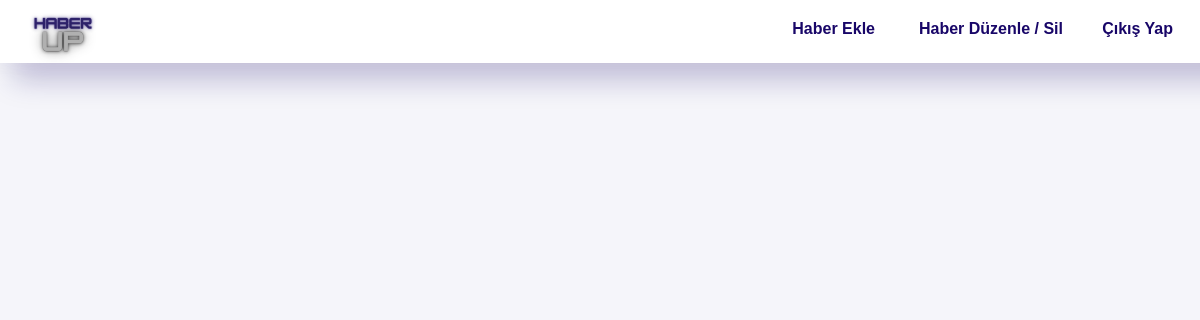
The app's page /proje/mainPage.php, older data.
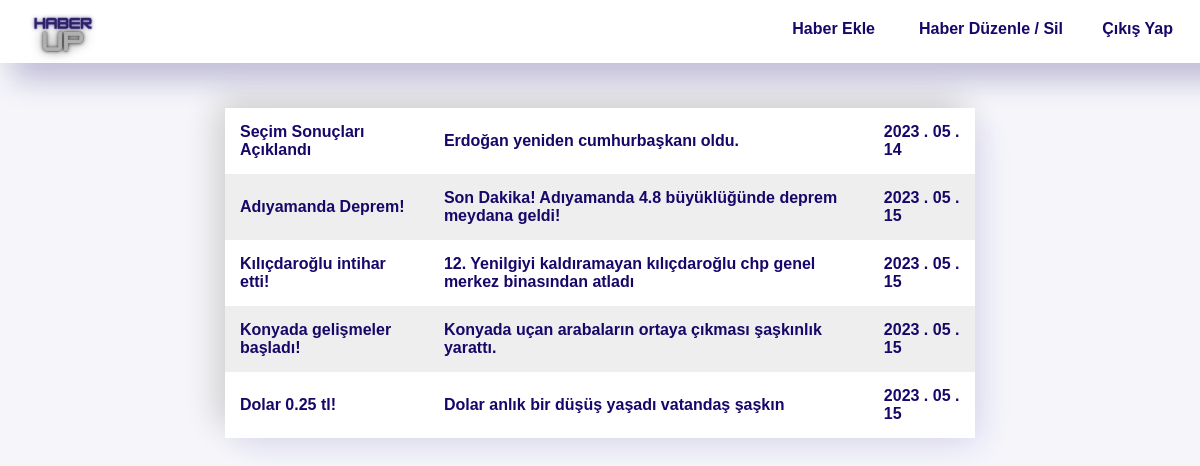
The same page, newer data.
### tables this page shows
CREATE TABLE `haberbilgileri` (
  `id` int(11) NOT NULL,
  `haber_baslik` varchar(100) NOT NULL,
  `haber` varchar(250) NOT NULL,
  `eklenme_tarihi` timestamp NOT NULL DEFAULT current_timestamp() ON UPDATE current_timestamp()
);

### proje/mainPage.php (the view, shortened to what this page needs)
<!DOCTYPE html>
<?php session_start();
    include("connectDatabase.php");
?>
<html lang="tr">
<head>
    <link rel="stylesheet" href="style.css">
</head>
<body style="background-color: #F5F5FA;" class="mainPageBody">
    <div class="menuMainBar">
    <img href="entryPage.php" class="HaberUpLogo" src="/images/HaberUpLogo.png" alt="HaberUpLogo">
        <a href="mainPage.php" class="HaberUpLogoLink"></a>
        <a href="addNew.php" class="addNew">Haber Ekle</a>
        <a href="editDelete.php" class="editDelete">Haber Düzenle / Sil</a>
        <a href="entryPage.php" class="signOut">Çıkış Yap</a>
    </div>
    <div class="main"></div>
    <table class="table table-striped" border="1" >
        <?php
            $query = $connetion->prepare("SELECT * FROM haberbilgileri");
            $query->execute();
            while ($user = $query->fetch(PDO::FETCH_ASSOC)) {
                echo "<tr>
                        <td>".$user['haber_baslik']."</td>
                        <td>".$user['haber']."</td>
                        <td>".str_replace("-", " . ",substr($user['eklenme_tarihi'], 0, 10))."</td>
                    </tr>";
            }
        ?>
    </table>
</body>
</html>

### proje/style.css (style rules this page uses)
* { font-family:'Gill Sans', 'Gill Sans MT', Calibri, 'Trebuchet MS', sans-serif; }
.menuMainBar { width: 120%; height: 65px; margin-top: -10px; position: fixed; background-color: white; margin-left: -10px; box-shadow: -15px -15px 30px 0 #e2e2e2, 15px 15px 30px 0 #18066844; }
.HaberUpLogo { width: 70px; height: 70px; margin-left: 30px; position: fixed; }
.main { height: 100px; width: 20px; }
.signOut { position: fixed; padding: 22px; right: 5px; font-family: 'Gill Sans', 'Gill Sans MT', Calibri, 'Trebuchet MS', sans-serif; font-weight: bold; cursor: pointer; text-decoration: none; color: #180668; }
.editDelete { position: fixed; padding: 22px; right: 115px; font-family: 'Gill Sans', 'Gill Sans MT', Calibri, 'Trebuchet MS', sans-serif; font-weight: bold; cursor: pointer; color: #180668; text-decoration: none; }
.addNew { position: fixed; padding: 22px; right: 303px; font-family: 'Gill Sans', 'Gill Sans MT', Calibri, 'Trebuchet MS', sans-serif; font-weight: bold; cursor: pointer; color: #180668; text-decoration: none; }
.HaberUpLogoLink { position: fixed; cursor: pointer; width: 120px; height: 65px; }
table { border-collapse: collapse; margin: auto; box-shadow: -10px -10px 30px 0 #d3d3d3,10px 10px 30px 0 #1d0dca17; border-radius: 20px; border: 0; max-width: 750px; }
th, td { border: 0; margin-top: 100px; margin-bottom: 100px; }
th, td { border: 0; padding: 15px; color: #180668; font-weight: 700; margin-top: 100px; margin-bottom: 100px; }
tbody tr:nth-child(odd) { background-color: #fff; margin-top: 100px; margin-bottom: 100px; }
tbody tr:nth-child(even) { background-color: #eee; margin-top: 100px; margin-bottom: 100px; }

Row changes from the older to the newer data that the page shows:
added haberbilgileri: haber_baslik "Seçim Sonuçları Açıklandı", haber "Erdoğan yeniden cumhurbaşkanı oldu.", eklenme_tarihi "2023 . 05 . 14"
added haberbilgileri: haber_baslik "Adıyamanda Deprem!", haber "Son Dakika! Adıyamanda 4.8 büyüklüğünde deprem meydana geldi!", eklenme_tarihi "2023 . 05 . 15"
added haberbilgileri: haber_baslik "Kılıçdaroğlu intihar etti!", haber "12. Yenilgiyi kaldıramayan kılıçdaroğlu chp genel merkez binasından atladı", eklenme_tarihi "2023 . 05 . 15"
added haberbilgileri: haber_baslik "Konyada gelişmeler başladı!", haber "Konyada uçan arabaların ortaya çıkması şaşkınlık yarattı.", eklenme_tarihi "2023 . 05 . 15"
added haberbilgileri: haber_baslik "Dolar 0.25 tl!", haber "Dolar anlık bir düşüş yaşadı vatandaş şaşkın", eklenme_tarihi "2023 . 05 . 15"
